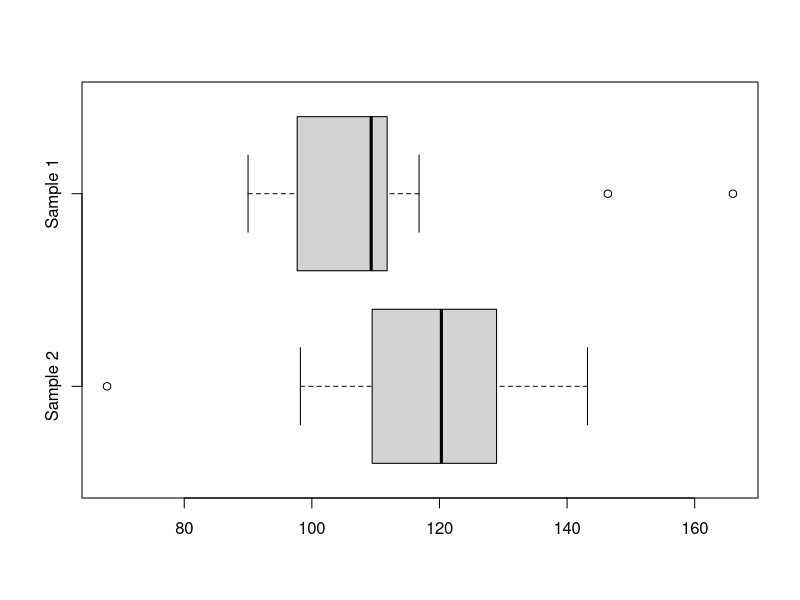

This chart was generated by the following R code:
#Page no 278

x<-c(94.2,111.3,90.0,99.7,116.8,92.2,166.0,95.7,109.3,106.0,111.7,111.9,111.6,146.4,103.9)
y<-c(125.5,107.1,67.9,98.2,128.6,123.5,116.5,143.2,120.3,118.6,105.0,111.8,129.3,130.8,139.8)
boxplot(y,x,border = "black",horizontal = TRUE,names=c("Sample 2","Sample 1"))
test_statistic<-mean(y)-mean(x)
round(test_statistic,2)
